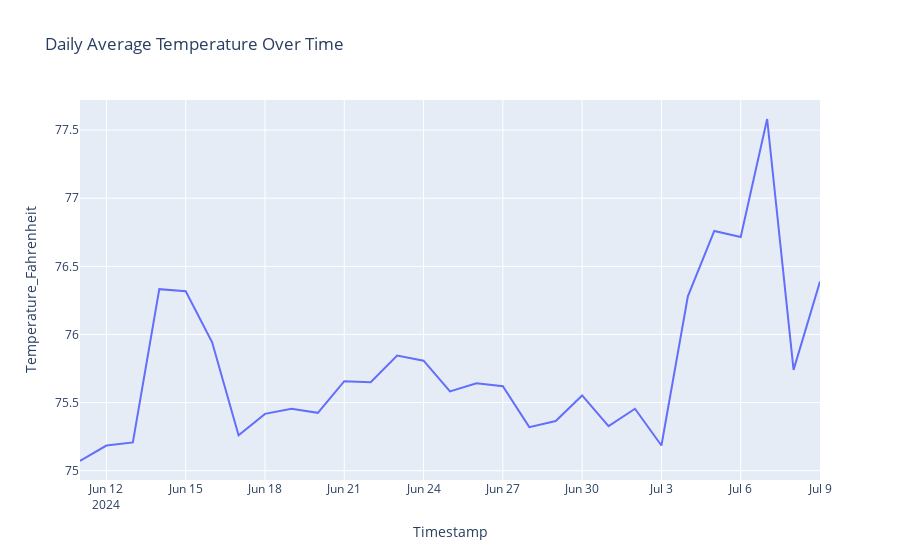

Write notebook code for a chart like this one.
### Code cell
temperature_avg_fig = px.line(daily_avg, x='Timestamp', y='Temperature_Fahrenheit', title='Daily Average Temperature Over Time')
temperature_avg_fig.show()

### Figure 1 — Plotly figure (JSON) as saved in the notebook; plotly's stock layout.template omitted (floating-point values rounded to 4 significant figures)
{"data": [{"hovertemplate": "Timestamp=%{x}<br>Temperature_Fahrenheit=%{y}<extra></extra>", "legendgroup": "", "line": {"color": "#636efa", "dash": "solid"}, "marker": {"symbol": "circle"}, "mode": "lines", "name": "", "orientation": "v", "showlegend": false, "type": "scatter", "x": ["2024-06-11T00:00:00", "2024-06-12T00:00:00", "2024-06-13T00:00:00", "2024-06-14T00:00:00", "2024-06-15T00:00:00", "2024-06-16T00:00:00", "2024-06-17T00:00:00", "2024-06-18T00:00:00", "2024-06-19T00:00:00", "2024-06-20T00:00:00", "2024-06-21T00:00:00", "2024-06-22T00:00:00", "2024-06-23T00:00:00", "2024-06-24T00:00:00", "2024-06-25T00:00:00", "2024-06-26T00:00:00", "2024-06-27T00:00:00", "2024-06-28T00:00:00", "2024-06-29T00:00:00", "2024-06-30T00:00:00", "2024-07-01T00:00:00", "2024-07-02T00:00:00", "2024-07-03T00:00:00", "2024-07-04T00:00:00", "2024-07-05T00:00:00", "2024-07-06T00:00:00", "2024-07-07T00:00:00", "2024-07-08T00:00:00", "2024-07-09T00:00:00"], "xaxis": "x", "y": [75.07, 75.19, 75.21, 76.33, 76.32, 75.94, 75.26, 75.42, 75.45, 75.42, 75.66, 75.65, 75.84, 75.81, 75.58, 75.64, 75.62, 75.32, 75.36, 75.55, 75.33, 75.45, 75.19, 76.28, 76.76, 76.72, 77.58, 75.74, 76.39], "yaxis": "y"}], "layout": {"legend": {"tracegroupgap": 0}, "title": {"text": "Daily Average Temperature Over Time"}, "xaxis": {"anchor": "y", "domain": [0, 1], "title": {"text": "Timestamp"}}, "yaxis": {"anchor": "x", "domain": [0, 1], "title": {"text": "Temperature_Fahrenheit"}}}}
